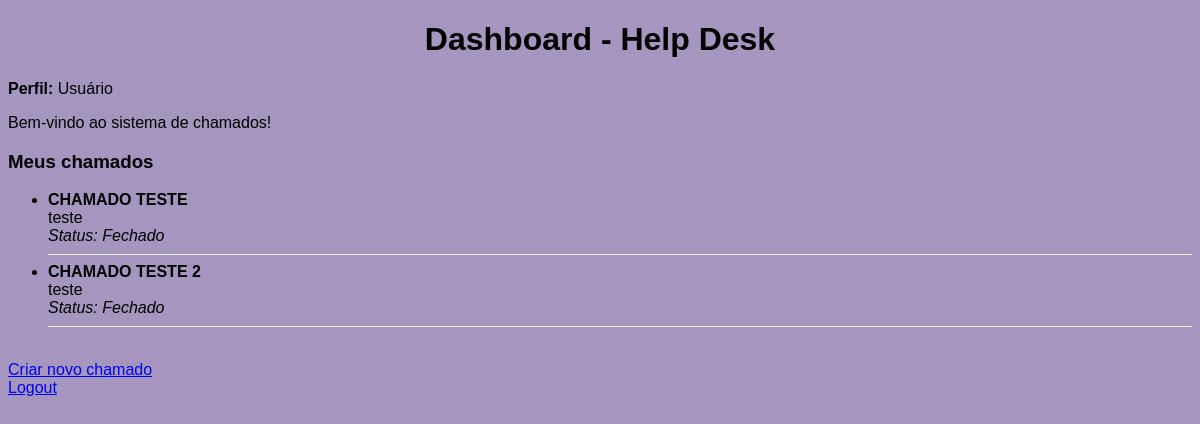
Before: /dashboard (signed in) with the older database file.
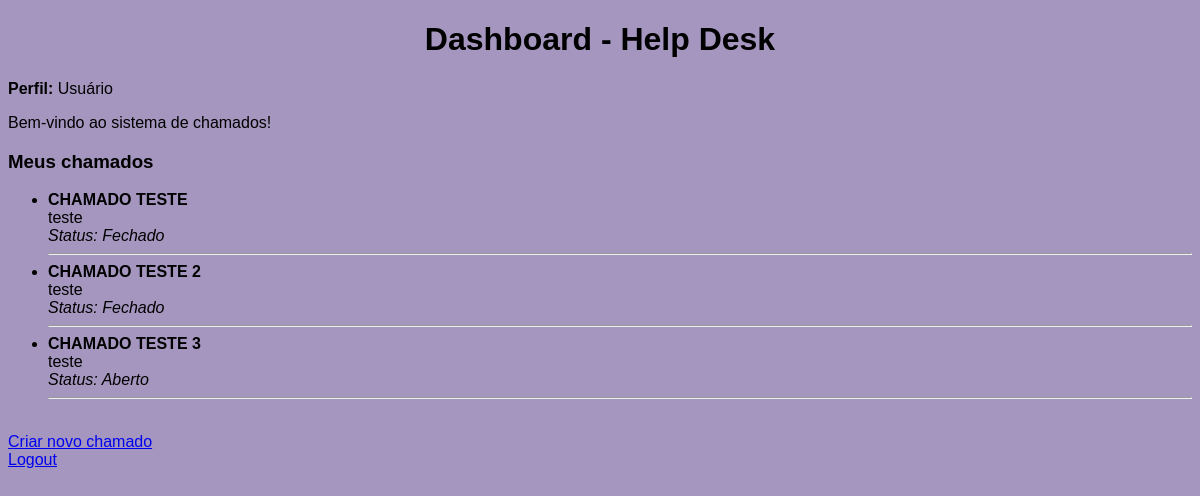
After: the same page with the newer database file.
### tables this page shows
CREATE TABLE tickets (
    id INTEGER PRIMARY KEY AUTOINCREMENT,
    titulo TEXT NOT NULL,
    descricao TEXT NOT NULL,
    status TEXT NOT NULL,
    user_id INTEGER NOT NULL
);

### app.py (the view)
@app.route('/dashboard')
def dashboard():
    if 'user_id' not in session:
        return redirect(url_for('login'))
    conn = get_db_connection()
    cursor = conn.cursor()
    if session.get('is_admin'):
        cursor.execute("SELECT * FROM tickets")
    else:
        cursor.execute(
            "SELECT * FROM tickets WHERE user_id = ?",
            (session['user_id'],)
        )
    tickets = cursor.fetchall()
    conn.close()
    return render_template('dashboard.html', tickets=tickets)

### app.py (called while the page is built)
def get_db_connection():
    conn = sqlite3.connect('database.db')
    return conn

### templates/dashboard.html (shortened to what this page needs)
<!DOCTYPE html>
<html lang="pt-br">
<head>
    <link rel="stylesheet" href="{{ url_for('static', filename='style.css') }}">
</head>
<body>
    <h1>Dashboard - Help Desk</h1>
    {% if session.is_admin %}
        <p><strong>Perfil:</strong> Administrador</p>
    {% else %}
        <p><strong>Perfil:</strong> Usuário</p>
    {% endif %}
    <p>Bem-vindo ao sistema de chamados!</p>
    <h3>Meus chamados</h3>
    {% if tickets %}
        <ul>
            {% for ticket in tickets %}
                <li>
                    <strong>{{ ticket[1] }}</strong><br>
                    {{ ticket[2] }}<br>
                    <em>Status: {{ ticket[3] }}</em><br>
                </li>
                <hr>
            {% endfor %}
        </ul>
    {% else %}
        <p>Você ainda não criou nenhum chamado.</p>
    {% endif %}
    <br>
    <a href="{{ url_for('create_ticket') }}">Criar novo chamado</a><br>
    <a href="{{ url_for('logout') }}">Logout</a>
</body>
</html>

### static/style.css (style rules this page uses)
body { font-family: Arial, Helvetica, sans-serif; background-color: rgb(164, 150, 190); }
h1 { text-align: center; }

Changed rows visible on the page:
added tickets: titulo "CHAMADO TESTE 3", descricao "teste", status "Aberto"
